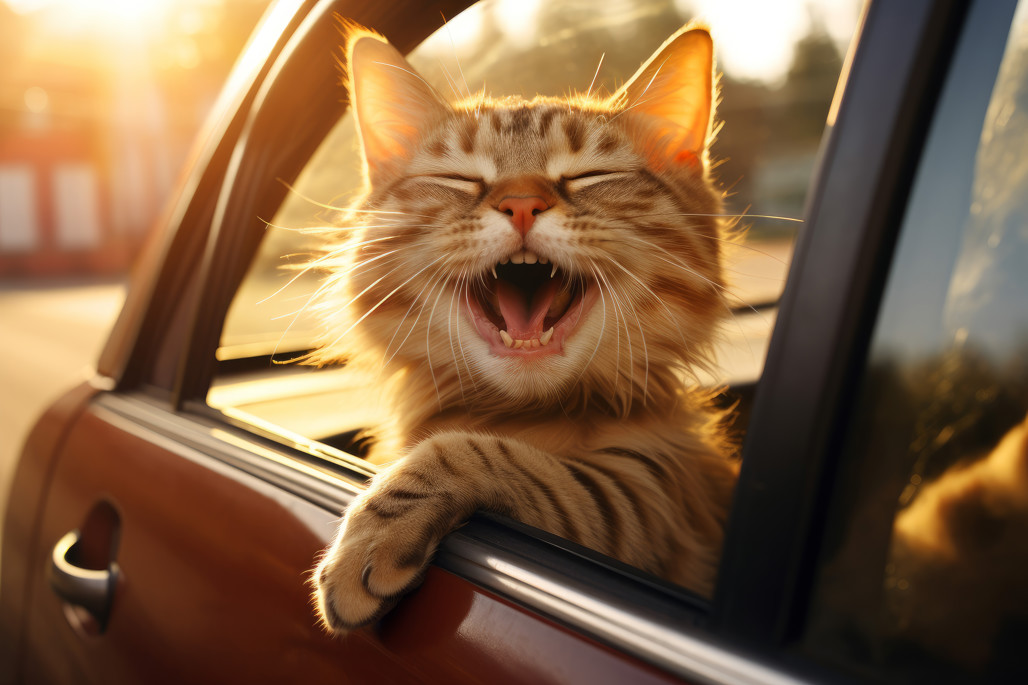
#> input picture day09/coby.jpg, 1028 x 685 px, found by its file name
$ python p59_opencv.py
#> lines starting #> are read from the running program, lines starting #| are printed output that depends on the picture
# file: p59_opencv.py
# desc: openCV 활용

# openCV 실시간 이미지 프로세싱 라이브러리
'''
> pip install opencv-python
'''
import cv2

#print(cv2.__version__) # OpenCV 설치 확인용

image = cv2.imread('./day09/coby.jpg',cv2.IMREAD_UNCHANGED ) #cv2.IMREAD_GRAYSCALE -> 칼라이미지를 흑백으로 변환
#> image is the input picture: shape (685, 1028, 3); mean B, G, R 68.7, 99.6, 132.1
gray = cv2.cvtColor(image,cv2.COLOR_BGR2GRAY ) # 원본을 흑백으로 변경
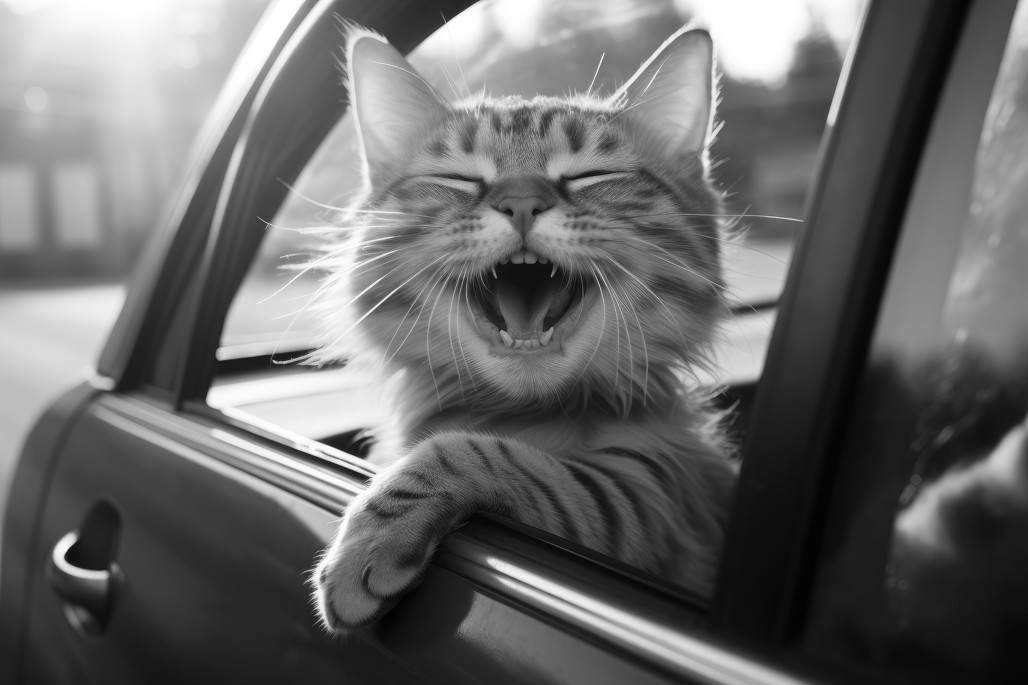
#> gray: shape (685, 1028); min 1, max 255, mean 105.8


height,width,channel = image.shape
#> height = 685; width = 1028; channel = 3
print(width,height,channel)
#| 1028 685 3

sizeSmall = cv2.resize(image,(width//2, height//2))

# image_cropped = image[:(height//2),:(width//2)] # y축, x축
image_cropped = image[:,:(width//2)] # x축을 반으로 잘라 반만 나오도록
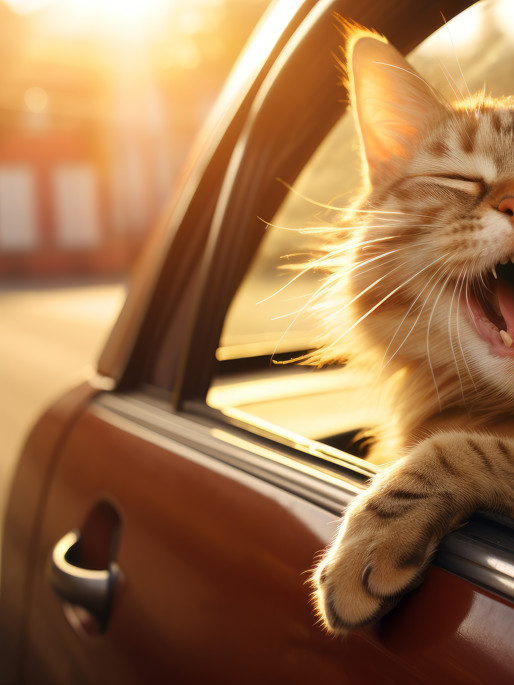
#> image_cropped: shape (685, 514, 3); mean B, G, R 78.8, 118, 160.4

cv2.imshow('Coby the Cat',image) # 원본
cv2.imshow('Reduced Coby',sizeSmall) # 반으로 줄인 사이즈
cv2.imshow('Coby the Cat,gray',gray) # 흑백
cv2.imshow('Half Coby',image_cropped)

cv2.waitKey(0)
cv2.destroyAllWindows()

$ run again, with day09/tropical_beach.jpg copied over day09/coby.jpg
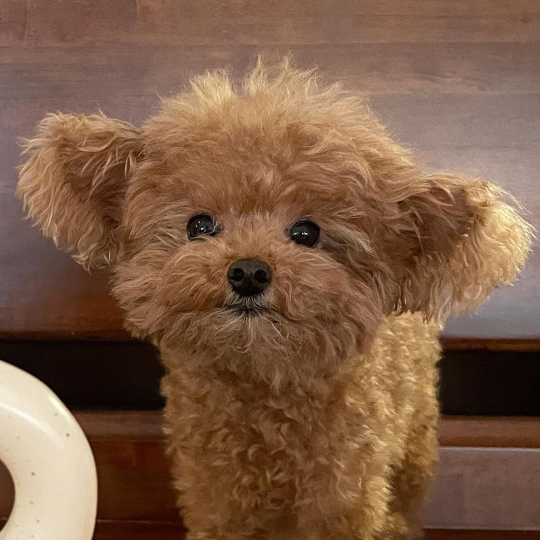
#> input picture day09/tropical_beach.jpg, 1080 x 1080 px, found by its file name (shown at 1/2 size)
#> image is the input picture: shape (1080, 1080, 3); mean B, G, R 69.4, 92.3, 125.5
#> `gray = cv2.cvtColor(image,cv2.COLOR_BGR2GRAY )`:
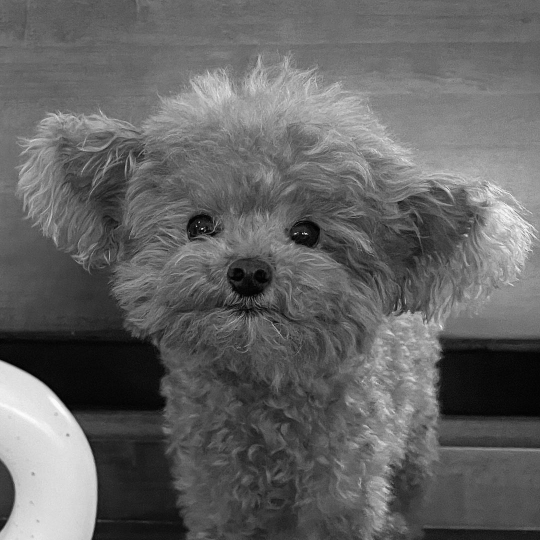
#> gray: shape (1080, 1080) (shown at 1/2 size); min 0, max 255, mean 99.6
#| 1080 1080 3
#> `image_cropped = image[:,:(width//2)]`:
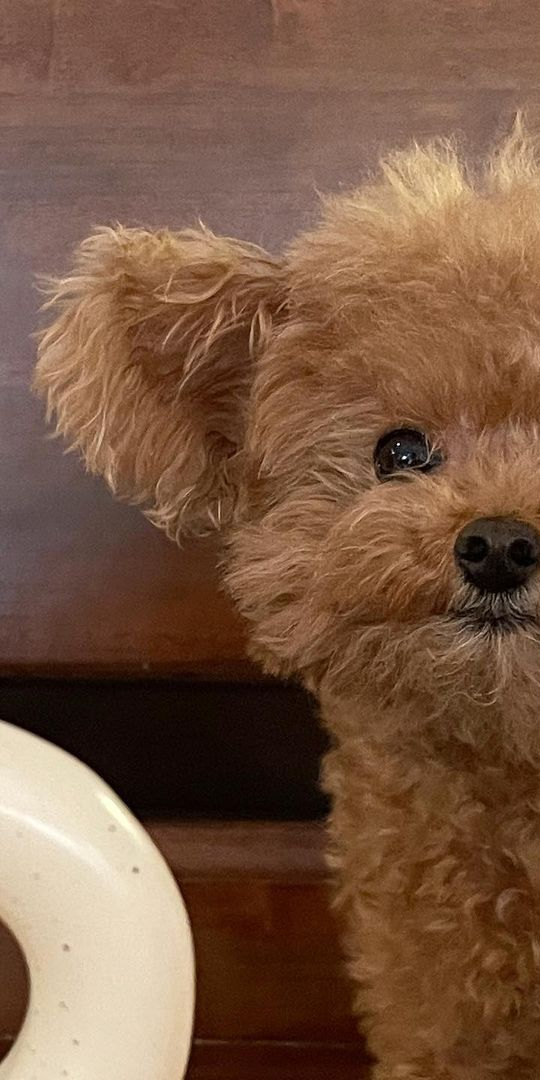
#> image_cropped: shape (1080, 540, 3); mean B, G, R 66.5, 88.2, 121.1
